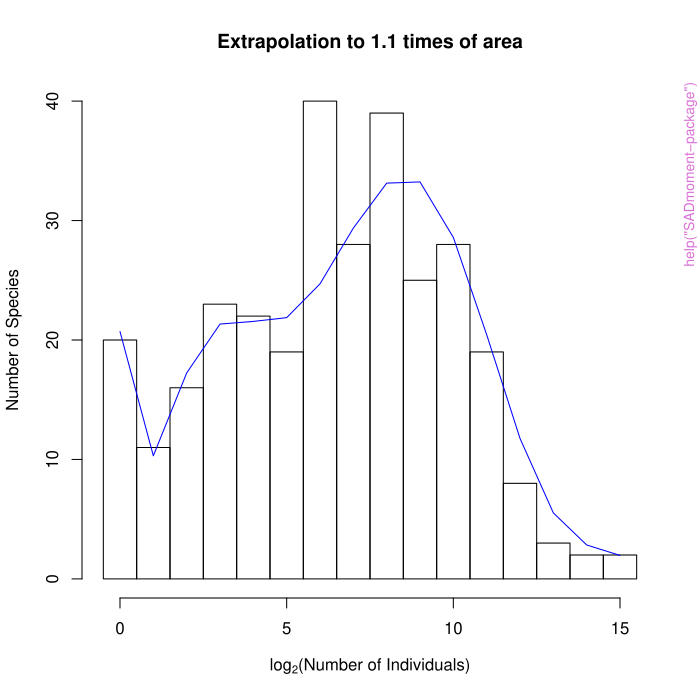

Write R code to recreate this figure.
pkgname <- "SADmoment"
source(file.path(R.home("share"), "R", "examples-header.R"))
options(warn = 1)
library('SADmoment')

base::assign(".oldSearch", base::search(), pos = 'CheckExEnv')
base::assign(".old_wd", base::getwd(), pos = 'CheckExEnv')
cleanEx()
nameEx("SADmoment-package")
### * SADmoment-package

flush(stderr()); flush(stdout())

### Name: SADmoment-package
### Title: Extrapolate SAD and calculate parameters of best fitting
###   distribution for subareas with several others
### Aliases: SADmoment-package SADmoment

### ** Examples

# Data from Barro Colorado Island (BCI) is used here for the example, 
# within total 50 ha area all the individuals 
# with at least 1cm (Diameter at Breast Height) (dbh) are considered.

SAD_Moment(dbci[,3],dbci[,4],dbci[,1],ext.rate=1.1,dplot=TRUE)

# In the following we used all the individuals 
# with at least 10cm (Diameter at Breast Height) (dbh) from the BCI data.
#R> name<-SAD_Moment(X,Y,Spnames,ext.rate=1.2,dplot=FALSE)
#R> summary(name)
#            Length Class     Mode   
#Data        6      -none-    list   
#Initial     4      -none-    list   
#Extrapolate 7      -none-    list   
#Time        5      proc_time numeric
#R> summary(name$Initial)
#               Length Class  Mode   
#Area            1     -none- numeric
#Moments        20     -none- numeric
#XY.Ratio        1     -none- numeric
#Number.of.bins  1     -none- numeric
#R> summary(name$Extrapolate)
#                                       Length Class  Mode   
#Area                                    1     -none- numeric
#Moments                                20     -none- numeric
#Number.of.bins                          1     -none- numeric
#Coefficients.of.Tchebychev.Polynomials 49     -none- numeric
#Tchebychev.Polynomials.Values          98     -none- numeric
#Tchebychev.Moments.Values               7     -none- numeric
#Extrapolate.SAD                        12     -none- numeric
#R> summary(name$Time)
#   user  system elapsed 
#  4.632   2.009   6.690 
#R>print(name$Data$SAD)
# [1] 27 11 20 30 29 38 30 21 20  5  4  1
#R> print(name$Extrapolate$Extrapolate.SAD)
# [1] 32 13 15 24 31 33 30 24 17 10  5  2
# 
#R> LLfun(X,Splist)
#Enter sub-area size: 9800
#     [,1]                                                                        
#[1,] "For the sub-area ( 9800 ) the best fitting distribution is : Poisson Gamma"
#[2,] "alpha= 1.2089269105249 and beta= 1.2089269105249"
#R> LLfun(X,Y,Splist)
#Enter sub-area size: 200000
#     [,1]                                                                      
#[1,] "For the sub-area ( 2e+05 ) the best fitting distribution is : Log-Normal"
#[2,] "mu= 3.51478121939837 and sigma= 2.2582385148143"
#



### * <FOOTER>
###
cleanEx()
options(digits = 7L)
base::cat("Time elapsed: ", proc.time() - base::get("ptime", pos = 'CheckExEnv'),"\n")
grDevices::dev.off()
###
### Local variables: ***
### mode: outline-minor ***
### outline-regexp: "\\(> \\)?### [*]+" ***
### End: ***
quit('no')
